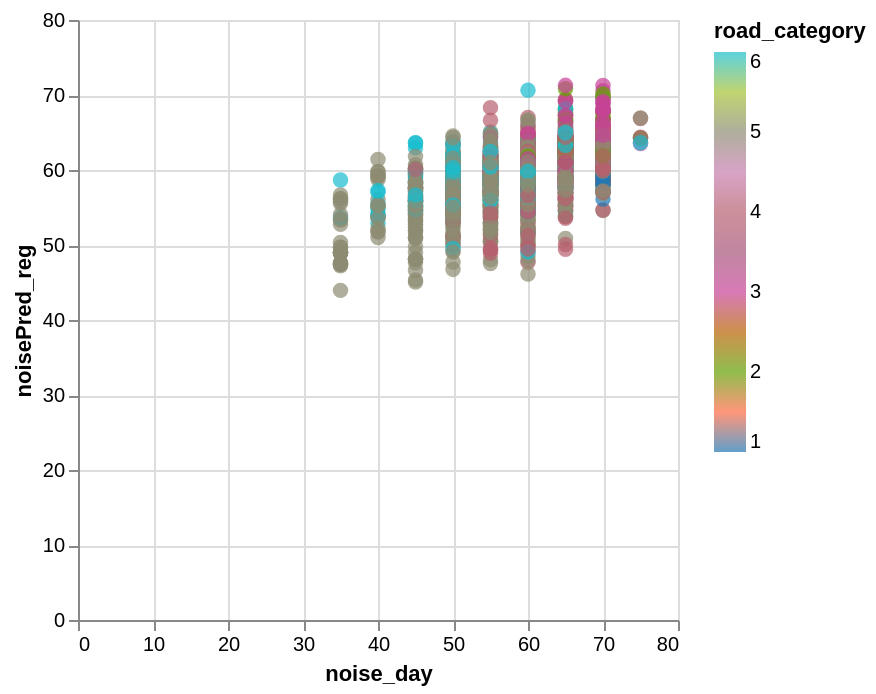

Here is the notebook cell this chart was saved with:
### Code cell
data_test['noisePred_reg'] = y_pred

alt.Chart(data_test).mark_circle(size=60).encode(
    x='noise_day',
    y='noisePred_reg',
    color=alt.Color('road_category', scale=alt.Scale(scheme='category10')),
    tooltip=['dist_to_main', 'signals']
).interactive()

### Figure 1 — Vega-Lite specification as saved in the notebook (floating-point values rounded to 4 significant figures; data arrays with more than 128 entries replaced by an {"elided": "..."} marker saying what was removed)
{"config": {"view": {"continuousWidth": 300, "continuousHeight": 300}}, "data": {"name": "data-76c7e605f4410d53d68c281cddec1722"}, "mark": {"type": "circle", "size": 60}, "encoding": {"color": {"field": "road_category", "scale": {"scheme": "category10"}, "type": "quantitative"}, "tooltip": [{"field": "dist_to_main", "type": "quantitative"}, {"field": "signals", "type": "quantitative"}], "x": {"field": "noise_day", "type": "quantitative"}, "y": {"field": "noisePred_reg", "type": "quantitative"}}, "params": [{"name": "param_1e9efca18e7a2868", "select": {"type": "interval", "encodings": ["x", "y"]}, "bind": "scales"}], "$schema": "https://vega.github.io/schema/vega-lite/v6.4.1.json", "datasets": {"data-76c7e605f4410d53d68c281cddec1722": {"elided": "2334 records"}}}
